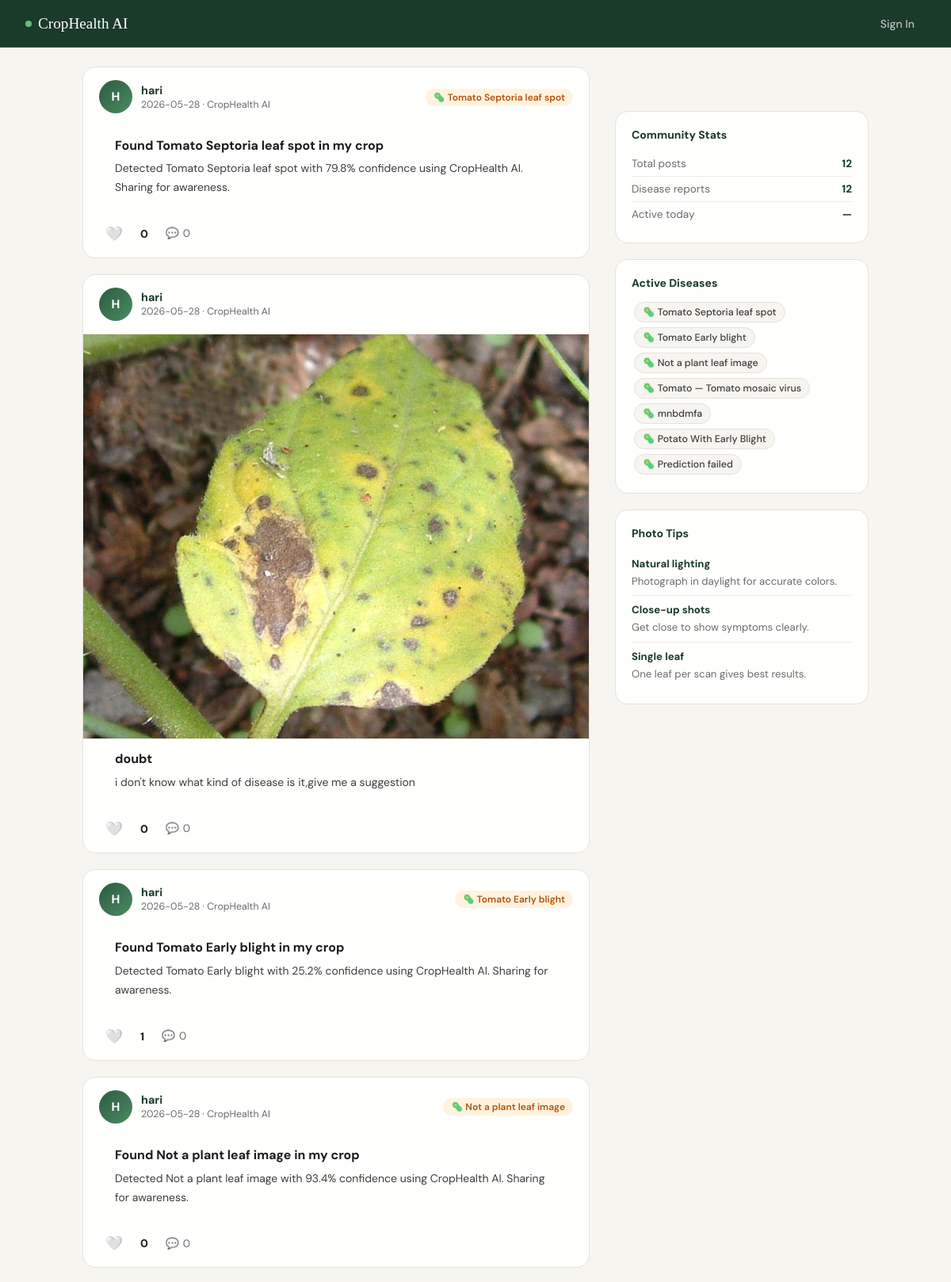
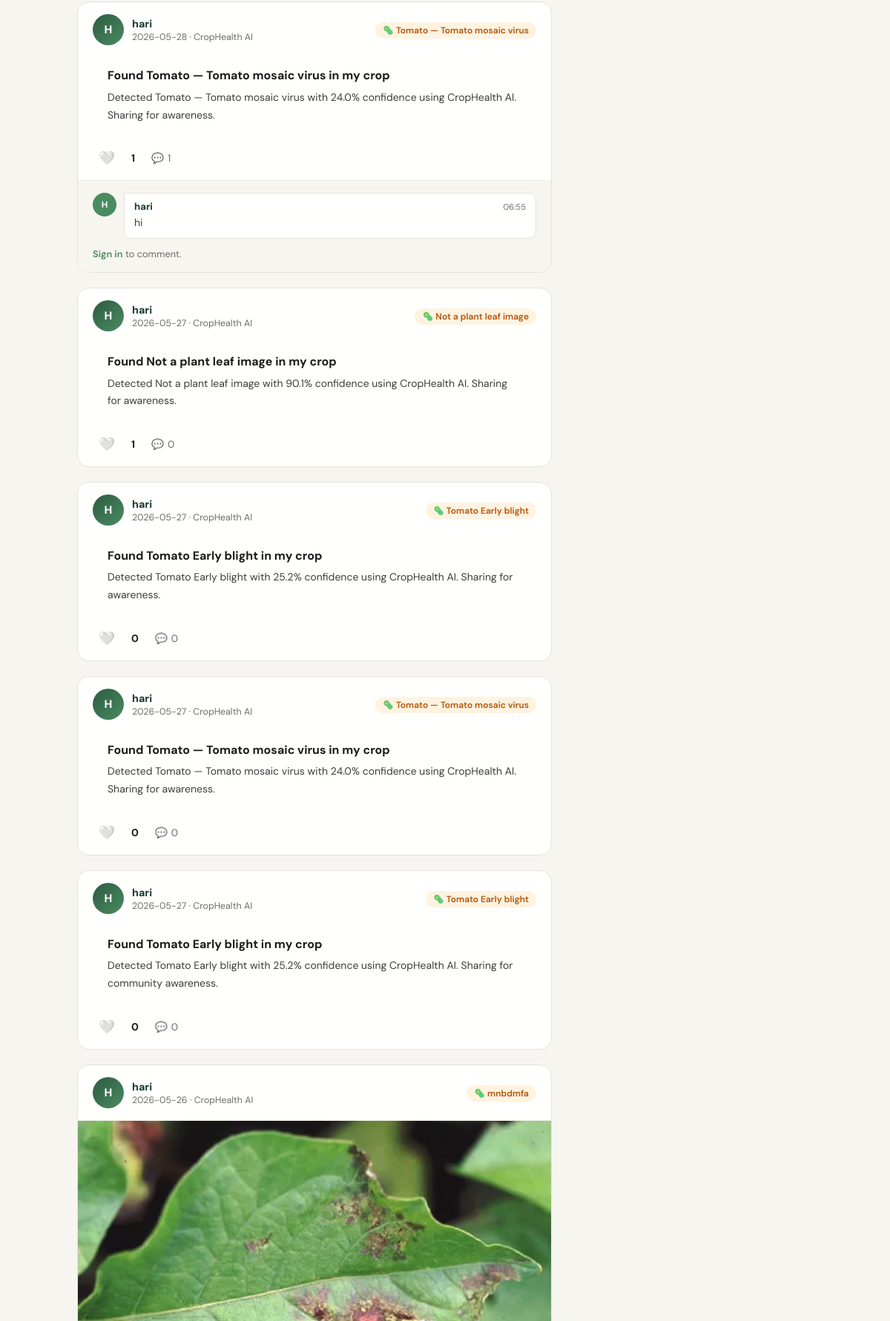
The app's page /feed (upper part) with its own data (2 pictures, top to bottom).
### tables this page shows
CREATE TABLE feed_posts (
            id INTEGER PRIMARY KEY AUTOINCREMENT,
            user_id INTEGER NOT NULL,
            user_name TEXT NOT NULL,
            title TEXT NOT NULL,
            content TEXT NOT NULL,
            image_path TEXT,
            disease_tag TEXT,
            likes INTEGER DEFAULT 0,
            created_at TEXT DEFAULT CURRENT_TIMESTAMP,
            FOREIGN KEY (user_id) REFERENCES users(id)
        );

CREATE TABLE post_comments (
            id INTEGER PRIMARY KEY AUTOINCREMENT,
            post_id INTEGER NOT NULL,
            user_id INTEGER NOT NULL,
            user_name TEXT NOT NULL,
            content TEXT NOT NULL,
            created_at TEXT DEFAULT CURRENT_TIMESTAMP,
            FOREIGN KEY (post_id) REFERENCES feed_posts(id),
            FOREIGN KEY (user_id) REFERENCES users(id)
        );

### main.py (the view)
@app.get("/feed", response_class=HTMLResponse)
async def feed_page(request: Request):
    user = get_current_user(request)
    db = get_db()
    posts = db.execute("""
        SELECT * FROM feed_posts
        ORDER BY created_at DESC LIMIT 50
    """).fetchall()
    post_list = []
    for post in posts:
        comments = db.execute("""
            SELECT * FROM post_comments
            WHERE post_id = ? ORDER BY created_at ASC
        """, (post["id"],)).fetchall()
        post_list.append({
            "post": dict(post),
            "comments": [dict(c) for c in comments]
        })
    db.close()
    return templates.TemplateResponse("feed.html", {
        "request": request,
        "user": user,
        "posts": post_list
    })

### templates/feed.html (shortened to what this page needs)
<!DOCTYPE html>
<html lang="en">
<head>
</head>
<body>
  <nav class="nav">
    <a href="/" class="nav-brand"><span class="nav-brand-dot"></span>CropHealth AI</a>
    <div class="nav-links">
      {% if user %}
        <a href="/dashboard" class="nav-link">Dashboard</a>
        <a href="/messages" class="nav-icon" title="Messages">✉️</a>
        <a href="/profile/{{ user.id }}" class="nav-icon" title="My Profile">👤</a>
        <a href="/upload" class="nav-link cta">📷 Scan</a>
        <a href="/logout" class="nav-link">Log out</a>
      {% else %}
        <a href="/login" class="nav-link">Sign In</a>
      {% endif %}
    </div>
  </nav>
  <div class="feed-layout">
    <main>
      {% if posts %}
        {% for item in posts %}
        {% set post = item.post %}
        {% set comments = item.comments %}
        <div class="post-card" id="post-{{ post.id }}">
          <div class="post-header">
            <a href="/profile/{{ post.user_id }}" class="post-avatar">{{ post.user_name[0].upper() }}</a>
            <div>
              <a href="/profile/{{ post.user_id }}" class="post-user-link">
                <div class="post-user">{{ post.user_name }}</div>
              </a>
              <div class="post-time">{{ post.created_at[:10] if post.created_at else '' }} · CropHealth AI</div>
            </div>
            {% if post.disease_tag %}
            <div style="margin-left:auto">
              <div class="disease-badge" style="margin:0">🦠 {{ post.disease_tag }}</div>
            </div>
            {% endif %}
          </div>
          {% if post.image_path %}
          <div class="post-img-wrap">
            <img class="post-img" src="/{{ post.image_path }}" alt="{{ post.title }}" onclick="openPostModal({{ post.id }})">
          </div>
          {% endif %}
          <div style="padding:0.85rem 1.25rem 0">
            <div class="post-title">{{ post.title }}</div>
            <div class="post-content">{{ post.content }}</div>
          </div>
          <div class="post-actions">
            <button class="action-btn like-btn" id="like-btn-{{ post.id }}" onclick="likePost({{ post.id }}, this)">
              <span class="like-icon" id="like-icon-{{ post.id }}">🤍</span>
            </button>
            <span id="likes-count-{{ post.id }}" class="likes-count" style="padding:0 0.5rem">{{ post.likes }}</span>
            <button class="action-btn" onclick="toggleComments({{ post.id }})">
              💬 <span id="comment-count-{{ post.id }}">{{ comments|length if comments else 0 }}</span>
            </button>
          </div>
          <div class="comments-section" id="comments-{{ post.id }}" {% if not (comments and comments|length > 0) %}style="display:none"{% endif %}>
            <div class="comments-inner">
              <div id="comments-list-{{ post.id }}">
                {% if comments %}
                  {% for comment in comments[-3:] %}
                  <div class="comment-row" id="comment-{{ comment.id }}">
                    <div class="comment-avatar">{{ comment.user_name[0].upper() }}</div>
                    <div class="comment-bubble-wrap">
                      <div class="comment-bubble">
                        <div class="comment-header">
                          <span class="comment-user">{{ comment.user_name }}</span>
                          <span class="comment-time">{{ comment.created_at[11:16] if comment.created_at else '' }}</span>
                        </div>
                        <p class="comment-text" id="ctext-{{ comment.id }}">{{ comment.content }}</p>
                      </div>
                    </div>
                  </div>
                  {% endfor %}
                {% endif %}
              </div>
              {% if user %}
              <div class="add-comment">
                <div class="add-comment-avatar">{{ user.name[0].upper() }}</div>
                <div class="comment-input-wrap">
                  <textarea
                    class="add-comment-input"
                    id="cinput-{{ post.id }}"
                    placeholder="Add a comment..."
                    rows="1"
                    oninput="autoResize(this)"
                    onkeydown="commentKey(event, {{ post.id }})"
                  ></textarea>
                  <button class="comment-send-btn" onclick="addComment({{ post.id }})">➤</button>
                </div>
              </div>
              {% else %}
              <p style="font-size:0.8rem;color:var(--ink-3);margin-top:0.75rem">
                <a href="/login" style="color:var(--sage);font-weight:600;text-decoration:none">Sign in</a> to comment.
              </p>
              {% endif %}
            </div>
          </div>
        </div>
        {% endfor %}
      {% else %}
        <div class="empty-state">
          <div class="empty-icon">🌱</div>
          <div class="empty-title">Be the first to post</div>
          <p class="empty-desc">Share your crop findings and help the farming community.</p>
        </div>
      {% endif %}
    </main>
    <aside class="sidebar">
      <div class="sidebar-card">
        <div class="sidebar-title">Community Stats</div>
        <div class="sidebar-stat">
          <span class="stat-label">Total posts</span>
          <span class="stat-val">{{ posts|length if posts else 0 }}</span>
        </div>
        <div class="sidebar-stat">
          <span class="stat-label">Disease reports</span>
          <span class="stat-val">{{ posts | selectattr('post') | list | length if posts else 0 }}</span>
        </div>
        <div class="sidebar-stat">
          <span class="stat-label">Active today</span>
          <span class="stat-val">—</span>
        </div>
      </div>
      <div class="sidebar-card">
        <div class="sidebar-title">Active Diseases</div>
        <div style="display:flex;flex-wrap:wrap;margin-top:0.25rem">
          {% set seen_tags = [] %}
          {% for item in posts %}
            {% if item.post.disease_tag and item.post.disease_tag not in seen_tags %}
              <span class="sidebar-tag">🦠 {{ item.post.disease_tag }}</span>
            {% endif %}
          {% endfor %}
        </div>
      </div>
      <div class="sidebar-card">
        <div class="sidebar-title">Photo Tips</div>
        <div class="tip-item"><strong>Natural lighting</strong>Photograph in daylight for accurate colors.</div>
        <div class="tip-item"><strong>Close-up shots</strong>Get close to show symptoms clearly.</div>
        <div class="tip-item"><strong>Single leaf</strong>One leaf per scan gives best results.</div>
      </div>
    </aside>
  </div>
</body>
</html>

### records on screen
feed_posts: user_name "H", user_name "hari", created_at "2026-05-28", disease_tag "Tomato Septoria leaf spot", title "Found Tomato Septoria leaf spot in my crop", content "Detected Tomato Septoria leaf spot with 79.8% confidence using CropHealth AI. Sharing for awareness.", likes "0", post.disease_tag "Tomato Septoria leaf spot"
feed_posts: user_name "H", user_name "hari", created_at "2026-05-28", image_path (picture), title "doubt", content "i don't know what kind of disease is it,give me a suggestion", likes "0"
feed_posts: user_name "H", user_name "hari", created_at "2026-05-28", disease_tag "Tomato Early blight", title "Found Tomato Early blight in my crop", content "Detected Tomato Early blight with 25.2% confidence using CropHealth AI. Sharing for awareness.", likes "1", post.disease_tag "Tomato Early blight"
feed_posts: user_name "H", user_name "hari", created_at "2026-05-28", disease_tag "Not a plant leaf image", title "Found Not a plant leaf image in my crop", content "Detected Not a plant leaf image with 93.4% confidence using CropHealth AI. Sharing for awareness.", likes "0", post.disease_tag "Not a plant leaf image"
feed_posts: user_name "H", user_name "hari", created_at "2026-05-28", disease_tag "Tomato — Tomato mosaic virus", title "Found Tomato — Tomato mosaic virus in my crop", content "Detected Tomato — Tomato mosaic virus with 24.0% confidence using CropHealth AI. Sharing for awareness.", likes "1", post.disease_tag "Tomato — Tomato mosaic virus"
post_comments: user_name "H", user_name "hari", created_at "06:55", content "hi"
feed_posts: user_name "H", user_name "hari", created_at "2026-05-27", disease_tag "Not a plant leaf image", title "Found Not a plant leaf image in my crop", content "Detected Not a plant leaf image with 90.1% confidence using CropHealth AI. Sharing for awareness.", likes "1"
feed_posts: user_name "H", user_name "hari", created_at "2026-05-27", disease_tag "Tomato Early blight", title "Found Tomato Early blight in my crop", content "Detected Tomato Early blight with 25.2% confidence using CropHealth AI. Sharing for awareness.", likes "0"
feed_posts: user_name "H", user_name "hari", created_at "2026-05-27", disease_tag "Tomato — Tomato mosaic virus", title "Found Tomato — Tomato mosaic virus in my crop", content "Detected Tomato — Tomato mosaic virus with 24.0% confidence using CropHealth AI. Sharing for awareness.", likes "0"
feed_posts: user_name "H", user_name "hari", created_at "2026-05-27", disease_tag "Tomato Early blight", title "Found Tomato Early blight in my crop", content "Detected Tomato Early blight with 25.2% confidence using CropHealth AI. Sharing for community awareness.", likes "0"
feed_posts: user_name "H", user_name "hari", created_at "2026-05-26", disease_tag "mnbdmfa", image_path (picture), post.disease_tag "mnbdmfa"
feed_posts: post.disease_tag "Potato With Early Blight"
feed_posts: post.disease_tag "Prediction failed"

### other values on screen
{{ comments|length if comments else 0 }} "0" "0" "0" "0" "1" "0" "0" "0" "0"
{{ posts|length if posts else 0 }} "12"
{{ posts | selectattr('post') | list | length if posts else 0 }} "12"
